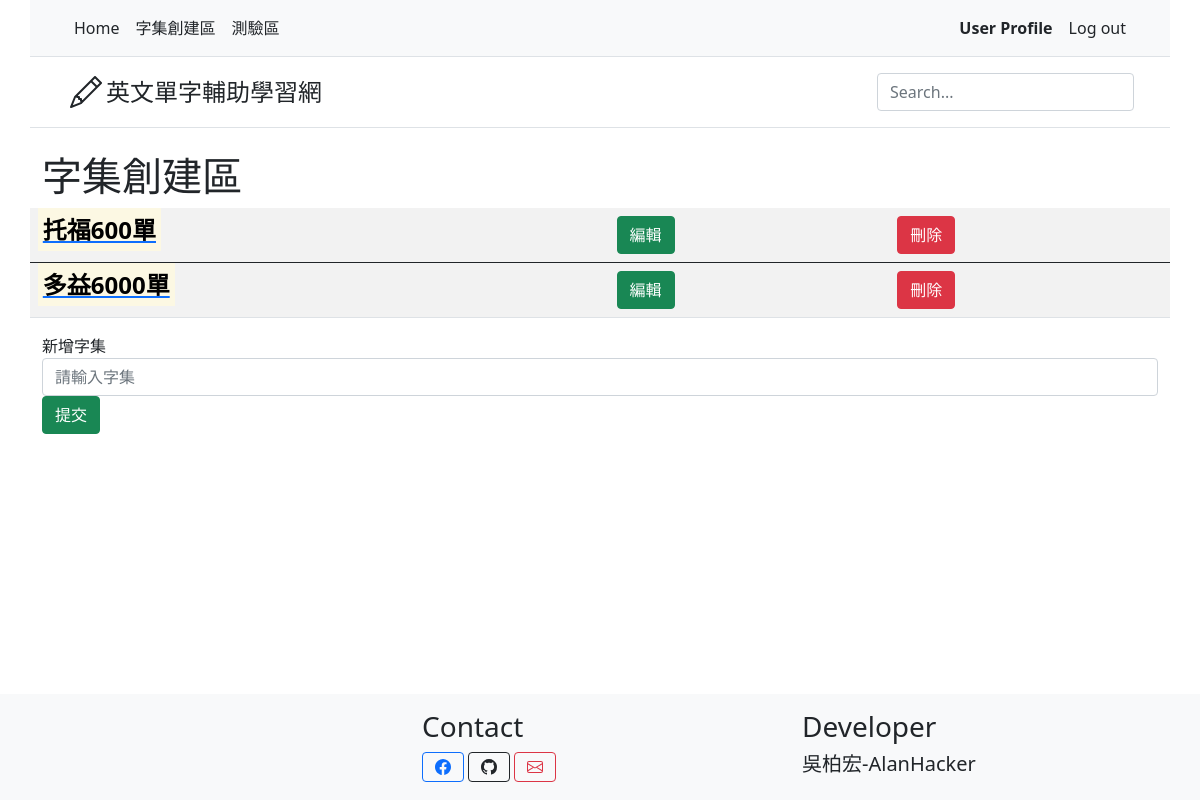
Page /words/WordEditor/ (signed in) on the earlier database version.
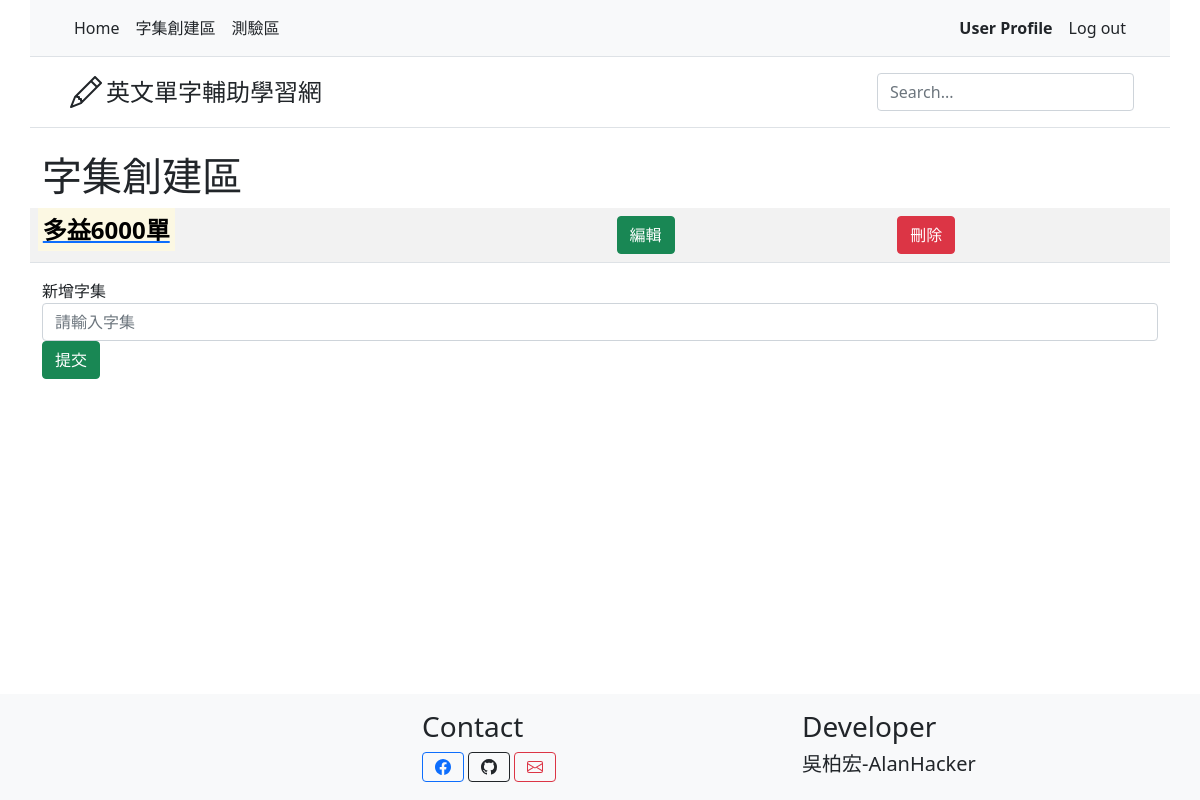
Same page on the later database version.
### words/models.py (models this page shows, shortened)
class CharacterSet(models.Model):
    user = models.ForeignKey(User, on_delete=models.CASCADE, default=None)
    set_name = models.CharField(max_length = 100)

### words/views.py (the view)
# urls.py: path('WordEditor/', views.CharacterSetEditor, name='CharacterSetEditor'),
@login_required(login_url="Login")
def CharacterSetEditor(request):
    object = request.user
    CharacterSet_list = object.characterset_set.order_by('-pk')
    form =  CharacterSetModelForm()
    context = {
        'CharacterSet_list': CharacterSet_list,
        'form': form
    }
    if request.user.is_authenticated:
        context['is_authenticated'] = request.user.is_authenticated
    return render(request, 'words/CharacterSetEditor.html', context)

### words/forms.py
class CharacterSetModelForm(forms.ModelForm):
    class Meta:
        model = CharacterSet
        fields = '__all__'
        widgets = {
            'set_name': forms.TextInput(attrs={'class': 'form-control', 'placeholder': '請輸入字集', 'pattern': "[\u4e00-\u9fa5_a-zA-Z0-9]+$", 'title': '字集名稱內不可包含特殊字元'})
        }
        labels = {
            'set_name': '新增字集'
        }

### words/templates/words/CharacterSetEditor.html (shortened to what this page needs)
{% extends 'base.html' %}
{% block reference %}
{% load static %}
{% endblock %}
{% block headmessage %}
<h1>字集創建區</h1>
{% endblock %}
{% block content %}
{% if CharacterSet_list %}
<table class="table table-striped table-hover">
	{% for CharacterSet in CharacterSet_list %}
	<tbody>
		<tr>
			<td><a href="{% url 'words:VocabularyEditor' CharacterSet.pk %}"><h4><strong><mark>{{CharacterSet.set_name}}</mark></strong></h4></a></td>
			<td id = "{{ CharacterSet.pk }}"><button type = "button" class = "btn btn-success" onclick="editSet(this);">編輯</button></td>
			<td id = "{{ CharacterSet.pk }}"><button type = "button" class = "btn btn-danger" onclick="delSet(this);">刪除</button></td>
		</tr>
	</tbody>
	{% endfor %}
</table>
{% else %}
<h5>No CharacterSet are available.</h5>
{% endif %}
<form class = "form-inline" action="{% url 'words:AddSet'%}" method="POST">
	<div class = "form-group">
		<label>{{ form.set_name.label }}</label>
		{{ form.set_name }}
	</div>
	<div class = "form-group">
		<button type="submit" class = "btn btn-success">提交</button>
	</div>
</form>
{% endblock %}

Differences in the rows shown:
removed CharacterSet: set_name "托福600單"
